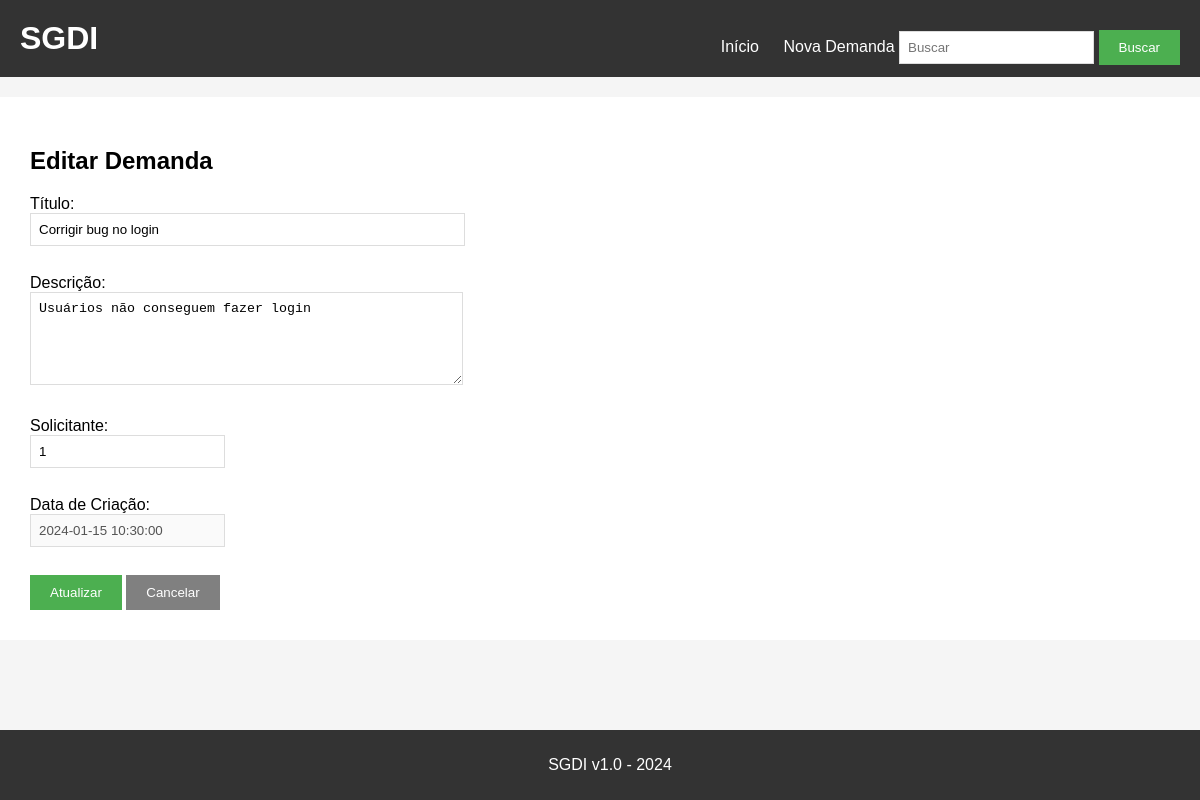
The page /editar/1 on the database its author committed.
### tables this page shows
CREATE TABLE demandas (
    id INTEGER PRIMARY KEY AUTOINCREMENT,
    titulo TEXT NOT NULL,
    descricao TEXT,
    solicitante_id INTEGER NOT NULL,
    data_criacao TEXT,
    status TEXT NOT NULL DEFAULT 'Aberta',
    prioridade TEXT NOT NULL DEFAULT 'Média',
    responsavel_id INTEGER,
    FOREIGN KEY (solicitante_id) REFERENCES usuarios(id),
    FOREIGN KEY (responsavel_id) REFERENCES usuarios(id)
);

### app.py (the view, shortened to what this page needs)
@app.route('/editar/<id>', methods=['GET', 'POST'])
def editar(id):
    conn = sqlite3.connect('demandas.db')
    cursor = conn.cursor()
    demanda = cursor.execute(f'SELECT * FROM demandas WHERE id={id}').fetchone()
    conn.close()
    return render_template('editar.html', demanda=demanda)

### templates/editar.html
{% extends "base.html" %}
{% block content %}
<h2>Editar Demanda</h2>
<form method="POST" action="/editar/{{ demanda[0] }}">
    <div>
        <label>Título:</label><br>
        <input type="text" name="titulo" value="{{ demanda[1] }}" size="50">
    </div>
    <br>
    <div>
        <label>Descrição:</label><br>
        <textarea name="descricao" rows="5" cols="50">{{ demanda[2] }}</textarea>
    </div>
    <br>
    <div>
        <label>Solicitante:</label><br>
        <input type="text" name="solicitante" value="{{ demanda[3] }}">
    </div>
    <br>
    <div>
        <label>Data de Criação:</label><br>
        <input type="text" value="{{ demanda[4] }}" disabled>
    </div>
    <br>
    <button type="submit">Atualizar</button>
    <a href="/"><button type="button">Cancelar</button></a>
</form>
{% endblock %}

### static/style.css (style rules this page uses)
body { font-family: Arial, sans-serif; background-color: #f5f5f5; padding: 0; margin: 0; }
button { background-color: #4CAF50; color: white; padding: 10px 20px; border: none; cursor: pointer; }
button[type="button"] { background-color: #808080; }
form div { margin-bottom: 10px; }
input[type="text"], textarea { padding: 8px; border: 1px solid #ddd; }
textarea { resize: vertical; }

### templates/base.html (style rules this page uses)
body { margin: 0; }

### rows shown on the page
demandas: titulo "Corrigir bug no login", descricao "Usuários não conseguem fazer login", solicitante "1", data_criacao "2024-01-15 10:30:00"
